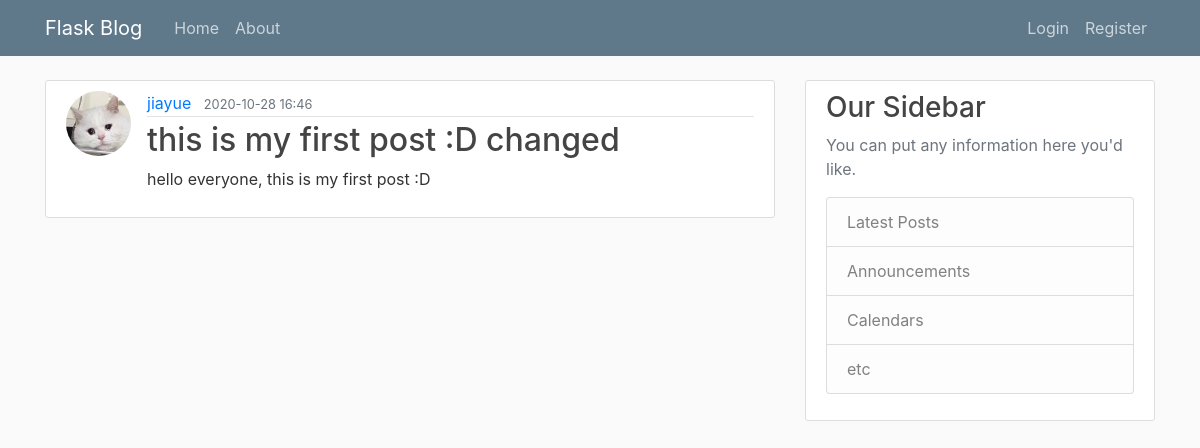
/post/1, run on the app's committed database.
### flaskapp/models.py (models this page shows, shortened)
class User(db.Model, UserMixin):
    id = db.Column(db.Integer, primary_key = True)
    username = db.Column(db.String(20), unique=True, nullable=False)
    email = db.Column(db.String(120), unique=True, nullable=False)
    image_file = db.Column(db.String(20), nullable = False, default ='default.jpg')
    password = db.Column(db.String(60), nullable=False)
    posts = db.relationship('Post',backref='author',lazy=True)

class Post(db.Model):
    id = db.Column(db.Integer, primary_key = True)
    title = db.Column(db.String(100), nullable=False)
    date_posted = db.Column(db.DateTime,  nullable=False, default = datetime.datetime.utcnow() + datetime.timedelta(hours=8))
    content = db.Column(db.Text, nullable=False)
    user_id = db.Column(db.Integer, db.ForeignKey('user.id'),nullable=False)

### flaskapp/posts/routes.py (the view)
@posts.route("/post/<int:post_id>")
def post(post_id):
    post = Post.query.get_or_404(post_id)
    return render_template('post.html', title='post.title', post=post)

### flaskapp/templates/post.html (shortened to what this page needs)
{%extends "layout.html"%}
{%block content%}
<article class="media content-section">
	<img class="rounded-circle article-img" src="{{url_for('static',filename='profile_pics/'+post.author.image_file)}}">
	<div class="media-body">
		<div class="article-metadata">
			<a class="mr-2" href="{{url_for('users.user_posts',username=post.author.username)}}">{{ post.author.username }}</a>
			<small class="text-muted">{{ post.date_posted.strftime('%Y-%m-%d %H:%M') }}</small>
        </div>
		<h2><a class="article-title">{{ post.title }}</a></h2>
        <p class="article-content">{{ post.content }}</p>
	</div>
</article>
{%endblock content%}

### flaskapp/static/main.css (style rules this page uses)
body { background: #fafafa; color: #333333; margin-top: 5rem; }
h1, h2, h3, h4, h5, h6 { color: #444444; }
.content-section { background: #ffffff; padding: 10px 20px; border: 1px solid #dddddd; border-radius: 3px; margin-bottom: 20px; }
.article-title { color: #444444; }
.article-content { white-space: pre-line; }
.article-img { height: 65px; width: 65px; margin-right: 16px; }
.article-metadata { padding-bottom: 1px; margin-bottom: 4px; border-bottom: 1px solid #e3e3e3 }

### data on the page
User: image_file (picture), author.username "jiayue"
Post: date_posted "2020-10-28 16:46", title "this is my first post :D changed", content "hello everyone, this is my first post :D"
